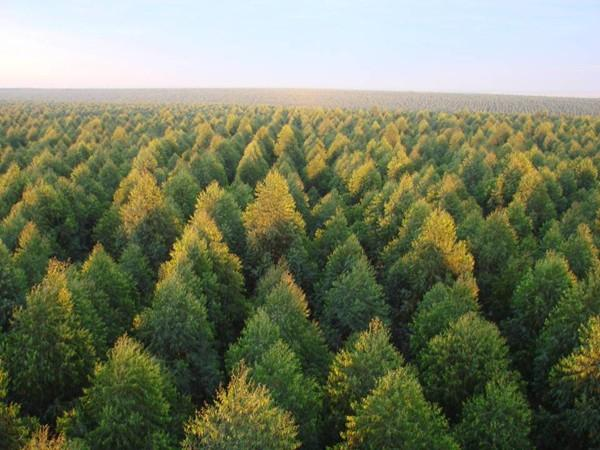
#> input picture images/euca_net1.jpg, 600 x 450 px, found by its file name
$ python trackbar.py
#> lines starting #> are read from the running program, lines starting #| are printed output that depends on the picture; after the words box and inside, x2 and y2 are one past the last pixel; in counts of white or black regions, pixels touching at a corner belong together
#> further down, src is the input picture: shape (450, 600, 3); mean B, G, R 96, 123.2, 116.3
#| shape: (450, 600, 3)
#| resized shape: (450, 600, 3)
#> `hsv = cv2.cvtColor(src, cv2.COLOR_BGR2HSV)`: hsv: shape (450, 600, 3); mean H, S, V 54.5, 91.5, 128.6
   #!/usr/bin/python
# Python 2/3 compatibility
from __future__ import print_function
import cv2
import numpy as np

def update(*arg):
	h0 = cv2.getTrackbarPos('h min', 'controle')
	h1 = cv2.getTrackbarPos('h max', 'controle') #***********************************************************
	s0 = cv2.getTrackbarPos('s min', 'controle')#***************************************************************************************************************
	s1 = cv2.getTrackbarPos('s max', 'controle') #***********************************************************
	v0 = cv2.getTrackbarPos('v min', 'controle')#***************************************************************************************************************
	v1 = cv2.getTrackbarPos('v max', 'controle') #***********************************************************
	#thrs = cv2.getTrackbarPos('thresh','control')
	lower = np.array((h0,s0,v0))
	upper = np.array((h1,s1,v1))
	mask = cv2.inRange(hsv, lower, upper)
	cv2.imshow('mask', mask)

def main():
	cv2.namedWindow('controle', 0)
	#trackbar(nome controle, janela, default, max, funcao)
	cv2.createTrackbar('h min', 'controle', 0, 255, update)
#> slider 'h min' is set to 51
	cv2.createTrackbar('h max', 'controle', 0, 255, update)#****************************************************************************************************************
#> slider 'h max' is set to 255
	cv2.createTrackbar('s min', 'controle', 0, 255, update)#***************************************************************************************************************
#> slider 's min' is set to 51
	cv2.createTrackbar('s max', 'controle', 0, 255, update)#****************************************************************************************************************
#> slider 's max' is set to 255
	cv2.createTrackbar('v min', 'controle', 0, 255, update)#***************************************************************************************************************
#> slider 'v min' is set to 51
	cv2.createTrackbar('v max', 'controle', 0, 255, update)#****************************************************************************************************************
#> slider 'v max' is set to 255
	im = cv2.resize(src, None, fx=0.5, fy=0.5, interpolation=cv2.INTER_CUBIC)
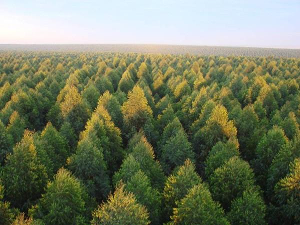
#> im: shape (225, 300, 3); mean B, G, R 96, 123.2, 116.3
	cv2.imshow('controle',im)
	update()
#> in update, `mask = cv2.inRange(hsv, lower, upper)`:
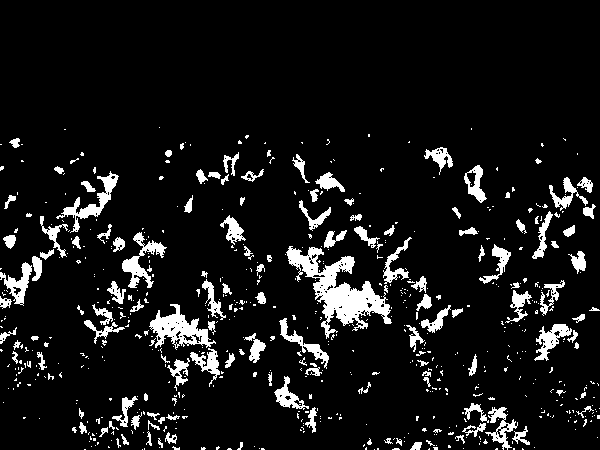
#> mask: shape (450, 600); 8.8% white; 626 white regions (487 under 20 px), largest, box (x1, y1, x2, y2) and area: (286, 246, 392, 339) 3320, (149, 304, 216, 350) 1281, (56, 171, 119, 233) 818
	while 1:
		ch = cv2.waitKey(30)
#> (key Esc is pressed here)
		if (ch == 27):
			cv2.destroyAllWindows()
			break

if __name__ == '__main__':
	import sys
	try:
		fn = sys.argv[1]
		print("parametro:", fn)
	except:
		fn = 'images/euca_net1.jpg'

	print("file:", fn)
	src = cv2.imread(fn)
	print("shape:", src.shape)
	#resize(imagem_entrada, None, (x,y), flag interpolacao  )
	#resize(imagem_entrada, None, scala x, escala y, flag interpolacao  )
	#src = cv2.resize(src, None, fx=0.25, fy=0.25, interpolation=cv2.INTER_CUBIC)
	print("resized shape:", src.shape)
	hsv = cv2.cvtColor(src, cv2.COLOR_BGR2HSV)
	main()
